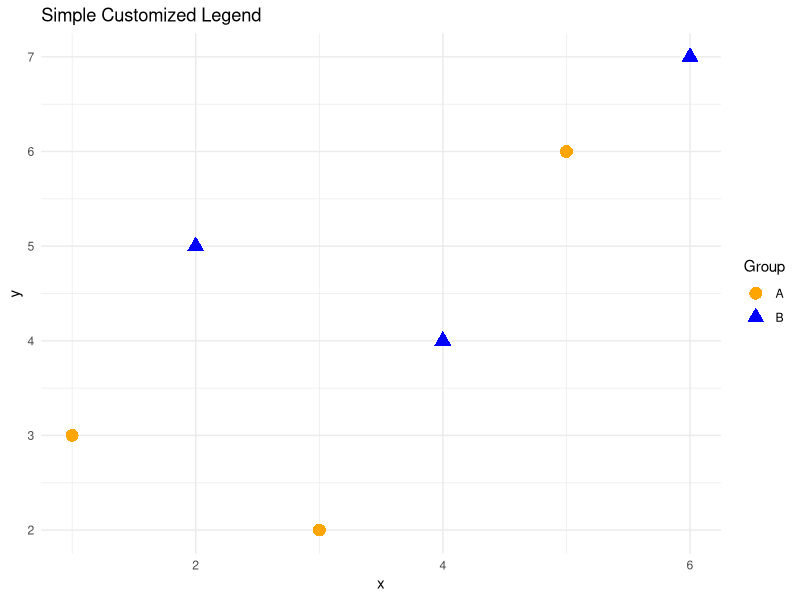

Source code (R):
library(ggplot2)

data <- data.frame(
  x = c(1, 2, 3, 4, 5, 6),
  y = c(3, 5, 2, 4, 6, 7),
  group = c("A", "B", "A", "B", "A", "B")
)

ggplot(data, aes(x = x, y = y, color = group, shape = group)) +
  geom_point(size = 4) +
  scale_color_manual(values = c("A" = "orange", "B" = "blue")) +
  scale_shape_manual(values = c("A" = 16, "B" = 17)) +
  labs(color = "Group", shape = "Group", title = "Simple Customized Legend") +
  theme_minimal()
